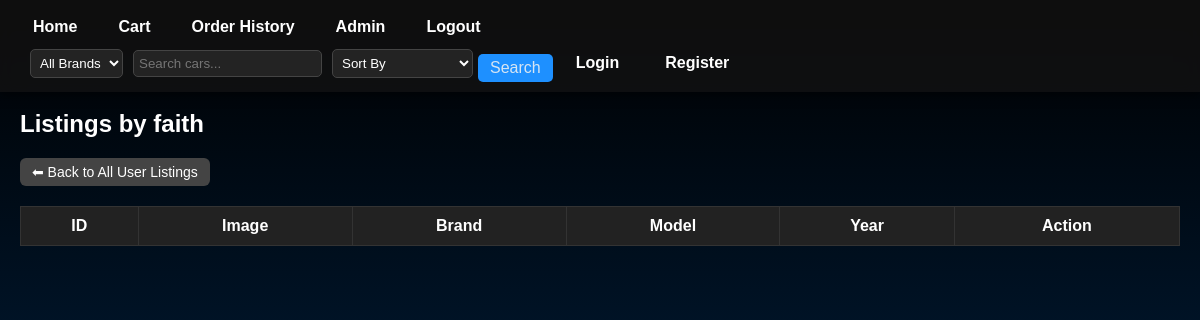
/admin/user/2/listings (signed in), run on an earlier commit of the app's database.
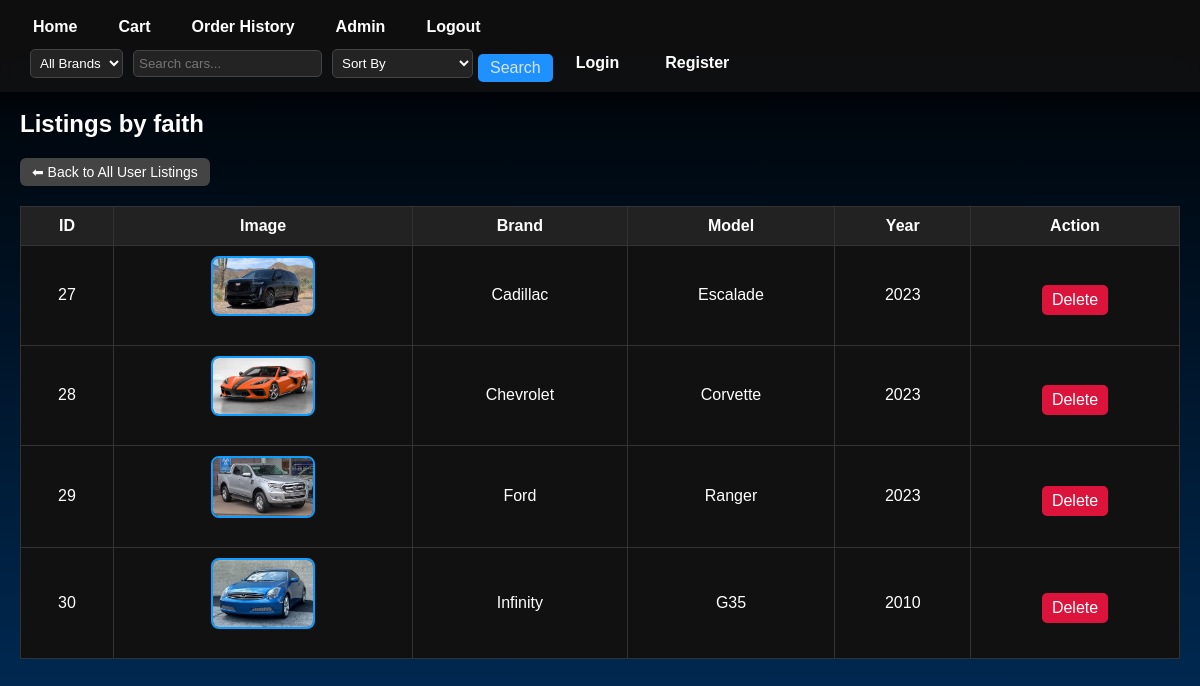
And on a later commit of the database.
### models.py (models this page shows)
class Car(db.Model):
    id = db.Column(db.Integer, primary_key=True)
    model = db.Column(db.String(100), nullable=False)
    mileage = db.Column(db.Integer, nullable=False)
    year = db.Column(db.Integer, nullable=False)
    brand = db.Column(db.String(50), nullable=False)
    condition = db.Column(db.String(50), nullable=False)
    image = db.Column(db.String(100), nullable=True)
    price = db.Column(db.Float, nullable=False)
    images = db.relationship('CarImage', backref='car', lazy=True)
    seller_id = db.Column(db.Integer, db.ForeignKey('user.id'))
    seller = db.relationship('User', back_populates='listed_cars')

### app.py (the view)
@app.route('/admin/user/<int:user_id>/listings')
def admin_specific_user_listings(user_id):
    if not session.get('admin_logged_in'):
        return redirect(url_for('admin_login'))
    selected_user = User.query.get_or_404(user_id)
    user_listings = Car.query.filter_by(seller_id=selected_user.id).all()
    return render_template(
        "admin_specific_user_listings.html",
        selected_user=selected_user,
        user_listings=user_listings
    )

### app.py (called while the page is built)
@app.context_processor
def inject_user():
    if 'user_id' in session:
        user = User.query.get(session['user_id'])
        return dict(current_user=user)
    return dict(current_user=None)

### templates/admin_specific_user_listings.html (shortened to what this page needs)
{% extends "layout.html" %}
{% block content %}
<h2>Listings by {{ selected_user.username }}</h2>
<a href="{{ url_for('admin_user_cars') }}" class="action-btn">⬅ Back to All User Listings</a>
<table class="car-table">
    <thead>
        <tr>
            <th>ID</th>
            <th>Image</th>
            <th>Brand</th>
            <th>Model</th>
            <th>Year</th>
            <th>Action</th>
        </tr>
    </thead>
    <tbody>
        {% for car in user_listings %}
        <tr>
            <td>{{ car.id }}</td>
            <td>
                {% if car.image %}
                    <img src="{{ url_for('static', filename='images/' ~ car.image) }}" alt="Car image" width="100">
                {% else %}
                    No Image
                {% endif %}
            </td>
            <td>{{ car.brand }}</td>
            <td>{{ car.model }}</td>
            <td>{{ car.year }}</td>
            <td>
                <form method="POST" action="{{ url_for('admin_delete_user_car', car_id=car.id) }}" onsubmit="return confirm('Are you sure you want to delete this car?');">
                    <button type="submit" class="delete-btn">Delete</button>
                </form>
            </td>
        </tr>
        {% endfor %}
    </tbody>
</table>
{% endblock %}

What changed in the data, as far as the page shows it:
added Car: id "27", image (picture), brand "Cadillac", model "Escalade", year "2023"
added Car: id "28", image (picture), brand "Chevrolet", model "Corvette", year "2023"
added Car: id "29", image (picture), brand "Ford", model "Ranger", year "2023"
added Car: id "30", image (picture), brand "Infinity", model "G35", year "2010"
